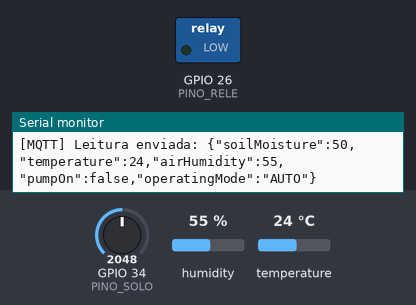
Bench run of a program on a simulated ESP32. Parts: switched loads named in the program (green lamp = pin HIGH), the last lines printed to the serial monitor. The inputs (shaded band) are chosen by the test bench; at power-on: GPIO 34 (PINO_SOLO) = 2048, humidity 55 %, temperature 24 °C. WiFi joins after 1.5 s; servers stay silent unless stated; random numbers use the default seed unless the program sets one; no MQTT or app messages arrive unless stated.

Above: at 5.8 s.
5.9 s: GPIO 34 (PINO_SOLO) set to 1292
11.2 s: GPIO 34 (PINO_SOLO) set to 1164
At 15.6 s:
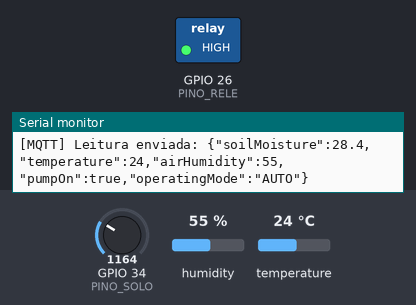
Timing chart, 0 to 17.1 s (numbered marks = the images above; inputs shaded):
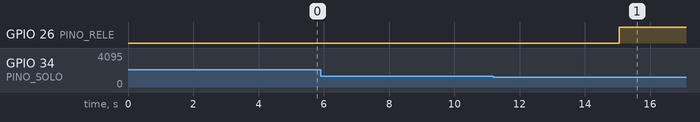

Measured:
- the behaviour switches between 1229 and 1228 on GPIO 34 (PINO_SOLO) (found by bisection; images 0 and 1)
- after the input at 11.2 s, GPIO 26 (PINO_RELE): LOW → HIGH after 3.9 s

The program:

main.cpp
```cpp
#include <Arduino.h>

/*
 * Sistema de Irrigação Inteligente – Grupo 4 (DSIo 2026)
 * ESP32 + humidade do solo + DHT22 + relé (bomba) + MQTT
 *
 * Ficha, requisitos do Grupo 4:
 *  - mede a humidade do solo e uma variável ambiental (temperatura e humidade do ar)
 *  - aciona a bomba através de um relé
 *  - modo automático e manual, com limites configuráveis
 *  - envia leituras e eventos de irrigação (data/hora são atribuídas pelo backend)
 *
 * Simulação no Wokwi: o potenciómetro representa o sensor de humidade do solo.
 */

#include <WiFi.h>
#include <PubSubClient.h>
#include <ArduinoJson.h>
#include <DHT.h>

// ======================= PINOS =======================
const int PINO_SOLO = 34;                 // entrada analógica ADC1 (funciona com Wi-Fi ligado)
const int PINO_DHT  = 15;                 // dados do DHT22
const int PINO_RELE = 26;                 // entrada IN do relé
const bool RELE_ACTIVO_EM_ALTO = true;    // se o LED ficar invertido, mudar para false

DHT dht(PINO_DHT, DHT22);

// ======================= WI-FI E MQTT =======================
const char* WIFI_SSID  = "Wokwi-GUEST";   // rede virtual do simulador
const char* WIFI_SENHA = "";
const int   WIFI_CANAL = 6;               // acelera a ligação no Wokwi

const char* MQTT_SERVIDOR = "broker.hivemq.com";   // broker público
const int   MQTT_PORTA    = 1883;
const char* PREFIXO_TOPICOS = "dsio/grupo4/irrigacao";

String topicoLeituras;   // ESP32 -> servidor: leituras dos sensores
String topicoEventos;    // ESP32 -> servidor: início e fim de cada irrigação
String topicoEstado;     // ESP32 -> servidor: "online" / "offline"
String topicoComando;    // servidor -> ESP32: modo, bomba manual e limites

WiFiClient clienteWifi;
PubSubClient clienteMqtt(clienteWifi);

// ======================= CONFIGURAÇÃO (valores iniciais do schema.sql) =======================
float limiteLigar = 30.0;          // moisture_limit: abaixo disto a bomba pode ligar
float limitePara = 45.0;           // moisture_stop_limit: a partir daqui a bomba desliga
float limiteTemperatura = 20.0;    // temperature_limit: só irriga acima deste valor
String modoFuncionamento = "AUTO"; // "AUTO" ou "MANUAL"

bool bombaLigada = false;

// ======================= TEMPOS =======================
const unsigned long INTERVALO_CICLO_MS     = 5000;   // leitura + regra + envio
const unsigned long INTERVALO_RECONEXAO_MS = 5000;   // nova tentativa de Wi-Fi / MQTT
unsigned long ultimoCiclo = 0;
unsigned long ultimaTentativaWifi = 0;
unsigned long ultimaTentativaMqtt = 0;

// ======================= FUNÇÕES AUXILIARES =======================

// Arredonda a uma casa decimal para a mensagem ficar mais pequena
float arredondar(float valor) {
  return roundf(valor * 10.0f) / 10.0f;
}

// Liga ou desliga fisicamente o relé
void definirRele(bool ligado) {
  digitalWrite(PINO_RELE, (ligado == RELE_ACTIVO_EM_ALTO) ? HIGH : LOW);
}

// Lê o sensor do solo e converte para percentagem (0 a 100)
float lerHumidadeSolo() {
  int bruto = analogRead(PINO_SOLO);           // 0 a 4095
  if (bruto < 0 || bruto > 4095) return NAN;   // leitura fora do intervalo
  return bruto * 100.0f / 4095.0f;
}

// ======================= MQTT: ENVIO =======================

// Eventos que não puderam ser enviados ficam guardados até haver ligação
const int MAX_EVENTOS_PENDENTES = 10;
String eventosPendentes[MAX_EVENTOS_PENDENTES];
int numeroEventosPendentes = 0;

// Envia o início ou o fim de uma irrigação (o backend regista data, hora e motivo)
void publicarEvento(const char* evento, const char* motivo) {
  StaticJsonDocument<256> doc;
  doc["evento"] = evento;                 // "INICIO" ou "FIM"
  doc["motivo"] = motivo;
  doc["modo"]   = modoFuncionamento;

  char mensagem[256];
  serializeJson(doc, mensagem, sizeof(mensagem));

  if (clienteMqtt.connected()) {
    clienteMqtt.publish(topicoEventos.c_str(), mensagem);
  } else if (numeroEventosPendentes < MAX_EVENTOS_PENDENTES) {
    eventosPendentes[numeroEventosPendentes++] = mensagem;   // guarda para enviar depois
    Serial.println("[MQTT] Sem ligacao: evento guardado");
  } else {
    Serial.println("[MQTT] Sem ligacao: fila cheia, evento perdido");
  }
  Serial.printf("[EVENTO] %s - %s\n", evento, motivo);
}

// Envia os eventos guardados quando a ligação volta
void enviarEventosPendentes() {
  for (int i = 0; i < numeroEventosPendentes; i++) {
    clienteMqtt.publish(topicoEventos.c_str(), eventosPendentes[i].c_str());
  }
  if (numeroEventosPendentes > 0) {
    Serial.printf("[MQTT] %d evento(s) guardado(s) enviado(s)\n", numeroEventosPendentes);
  }
  numeroEventosPendentes = 0;
}

// Envia uma leitura. Os nomes dos campos coincidem com a entidade SensorReading do backend
void publicarLeitura(float solo, float temperatura, float humidadeAr) {
  StaticJsonDocument<256> doc;
  doc["soilMoisture"]  = arredondar(solo);
  doc["temperature"]   = arredondar(temperatura);
  doc["airHumidity"]   = arredondar(humidadeAr);
  doc["pumpOn"]        = bombaLigada;
  doc["operatingMode"] = modoFuncionamento;

  char mensagem[256];
  serializeJson(doc, mensagem, sizeof(mensagem));

  if (clienteMqtt.connected()) {
    clienteMqtt.publish(topicoLeituras.c_str(), mensagem);
    Serial.printf("[MQTT] Leitura enviada: %s\n", mensagem);
  } else {
    Serial.println("[MQTT] Sem ligacao: leitura nao enviada");
  }
}

// ======================= BOMBA =======================

void ligarBomba(const char* motivo) {
  if (bombaLigada) return;
  bombaLigada = true;
  definirRele(true);
  publicarEvento("INICIO", motivo);
}

void desligarBomba(const char* motivo) {
  if (!bombaLigada) return;
  bombaLigada = false;
  definirRele(false);
  publicarEvento("FIM", motivo);
}

// ======================= REGRA AUTOMÁTICA =======================
// SE humidade do solo < limiteLigar E temperatura > limiteTemperatura, ENTÃO liga a bomba.
// SE a bomba está ligada E humidade do solo >= limitePara, ENTÃO desliga a bomba.
void aplicarRegraAutomatica(float solo, float temperatura, bool temperaturaValida) {
  if (modoFuncionamento != "AUTO") return;   // no modo manual a regra não actua

  if (!bombaLigada) {
    // Sem temperatura válida não se liga a bomba (leitura de segurança)
    if (temperaturaValida && solo < limiteLigar && temperatura > limiteTemperatura) {
      char motivo[140];
      snprintf(motivo, sizeof(motivo),
               "Humidade do solo (%.1f%%) abaixo do limite (%.1f%%) e temperatura (%.1f C) acima de %.1f C",
               solo, limiteLigar, temperatura, limiteTemperatura);
      ligarBomba(motivo);
    }
  } else {
    if (solo >= limitePara) {
      desligarBomba("Humidade do solo atingiu o limite de paragem");
    }
  }
}

// ======================= MQTT: RECEPÇÃO =======================
// Mensagem de comando (JSON). Todos os campos são opcionais:
// {"modo":"MANUAL","bomba":true,"limiteLigar":30,"limitePara":45,"limiteTemperatura":20}
void aoReceberMensagem(char* topico, byte* conteudo, unsigned int tamanho) {
  StaticJsonDocument<256> doc;
  DeserializationError erro = deserializeJson(doc, conteudo, tamanho);
  if (erro) {
    Serial.printf("[MQTT] JSON invalido: %s\n", erro.c_str());
    return;
  }

  // 1) Limites configuráveis (só se o conjunto for válido, como no backend)
  float novoLigar = doc["limiteLigar"] | limiteLigar;
  float novoPara  = doc["limitePara"] | limitePara;
  float novaTemp  = doc["limiteTemperatura"] | limiteTemperatura;
  if (novoLigar >= 0 && novoPara <= 100 && novoPara > novoLigar &&
      novaTemp >= -40 && novaTemp <= 80) {
    limiteLigar = novoLigar;
    limitePara = novoPara;
    limiteTemperatura = novaTemp;
  } else {
    Serial.println("[MQTT] Limites invalidos: ignorados");
  }

  // 2) Modo de funcionamento
  const char* novoModo = doc["modo"] | "";
  if (strcmp(novoModo, "AUTO") == 0 || strcmp(novoModo, "MANUAL") == 0) {
    modoFuncionamento = novoModo;
  }

  // 3) Bomba manual (só tem efeito no modo manual)
  if (modoFuncionamento == "MANUAL" && !doc["bomba"].isNull()) {
    bool ligar = doc["bomba"];
    if (ligar) ligarBomba("Accionamento manual");
    else       desligarBomba("Paragem manual");
  }

  Serial.printf("[CONFIG] modo=%s ligar<%.1f parar>=%.1f temp>%.1f\n",
                modoFuncionamento.c_str(), limiteLigar, limitePara, limiteTemperatura);
}

// ======================= LIGAÇÕES (sem bloquear o programa) =======================
// Se o Wi-Fi ou o MQTT cair, o ESP32 continua a aplicar a regra localmente
// e tenta reconectar de tempos a tempos.
void garantirLigacoes() {
  unsigned long agora = millis();

  if (WiFi.status() != WL_CONNECTED) {
    if (agora - ultimaTentativaWifi >= INTERVALO_RECONEXAO_MS) {
      ultimaTentativaWifi = agora;
      Serial.println("[WIFI] Sem ligacao. A tentar reconectar...");
      WiFi.disconnect(true);                       // no Wokwi é preciso limpar a configuração
      WiFi.begin(WIFI_SSID, WIFI_SENHA, WIFI_CANAL);
    }
    return;
  }

  if (!clienteMqtt.connected() && agora - ultimaTentativaMqtt >= INTERVALO_RECONEXAO_MS) {
    ultimaTentativaMqtt = agora;
    Serial.println("[MQTT] A ligar ao broker...");
    String idCliente = "esp32-grupo4-" + String(random(0xffff), HEX);

    // Mensagem de "última vontade": o broker publica "offline" se o ESP32 desaparecer
    if (clienteMqtt.connect(idCliente.c_str(), NULL, NULL,
                            topicoEstado.c_str(), 1, true, "offline")) {
      Serial.println("[MQTT] Ligado");
      clienteMqtt.subscribe(topicoComando.c_str());
      clienteMqtt.publish(topicoEstado.c_str(), "online", true);
      enviarEventosPendentes();
    } else {
      Serial.printf("[MQTT] Falhou (codigo %d)\n", clienteMqtt.state());
    }
  }
}

// ======================= CICLO PRINCIPAL DE LEITURA =======================
void executarCiclo() {
  float solo       = lerHumidadeSolo();
  float temperatura = dht.readTemperature();
  float humidadeAr  = dht.readHumidity();

  // Tratamento de leituras inválidas
  bool soloValido        = !isnan(solo);
  bool temperaturaValida = !isnan(temperatura) && temperatura >= -40 && temperatura <= 80;
  bool humidadeArValida  = !isnan(humidadeAr) && humidadeAr >= 0 && humidadeAr <= 100;

  if (!soloValido)        Serial.println("[ERRO] Leitura invalida do sensor de solo");
  if (!temperaturaValida) Serial.println("[ERRO] Leitura invalida da temperatura (DHT22)");
  if (!humidadeArValida)  Serial.println("[ERRO] Leitura invalida da humidade do ar (DHT22)");

  if (soloValido) {
    aplicarRegraAutomatica(solo, temperatura, temperaturaValida);
  }

  // Só se envia uma leitura quando os três valores são válidos
  if (soloValido && temperaturaValida && humidadeArValida) {
    Serial.printf("[LEITURA] solo=%.1f%% temp=%.1fC ar=%.1f%% bomba=%s modo=%s\n",
                  solo, temperatura, humidadeAr,
                  bombaLigada ? "ON" : "OFF", modoFuncionamento.c_str());
    publicarLeitura(solo, temperatura, humidadeAr);
  }
}

// ======================= SETUP E LOOP =======================
void setup() {
  Serial.begin(115200);

  pinMode(PINO_RELE, OUTPUT);
  definirRele(false);          // bomba desligada ao arrancar
  dht.begin();

  topicoLeituras = String(PREFIXO_TOPICOS) + "/leituras";
  topicoEventos  = String(PREFIXO_TOPICOS) + "/eventos";
  topicoEstado   = String(PREFIXO_TOPICOS) + "/estado";
  topicoComando  = String(PREFIXO_TOPICOS) + "/comando";

  WiFi.mode(WIFI_STA);
  WiFi.begin(WIFI_SSID, WIFI_SENHA, WIFI_CANAL);

  clienteMqtt.setServer(MQTT_SERVIDOR, MQTT_PORTA);
  clienteMqtt.setCallback(aoReceberMensagem);
  clienteMqtt.setBufferSize(512);

  Serial.println("Sistema de Irrigacao Inteligente - Grupo 4");
}

void loop() {
  garantirLigacoes();

  if (clienteMqtt.connected()) {
    clienteMqtt.loop();        // recebe comandos
  }

  if (millis() - ultimoCiclo >= INTERVALO_CICLO_MS) {
    ultimoCiclo = millis();
    executarCiclo();
  }
}
```
